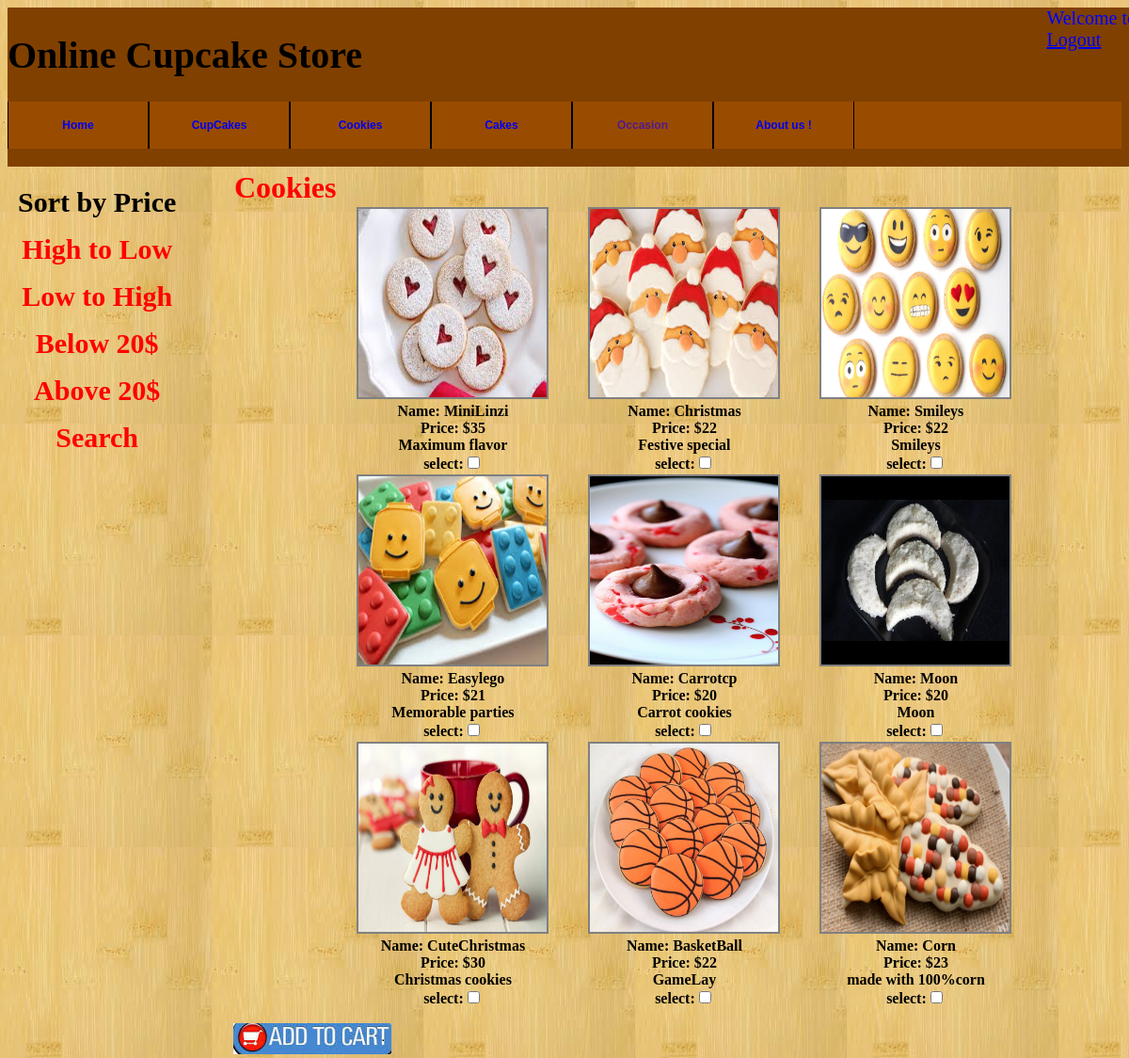
/cupcakes/cookies5.php, run on the app's committed database.
### tables this page shows
CREATE TABLE IF NOT EXISTS `product_details` (
  `pd_id` int(11) NOT NULL AUTO_INCREMENT,
  `pd_name` varchar(30) NOT NULL,
  `pd_price` int(8) NOT NULL,
  `pd_type` varchar(30) NOT NULL,
  `pd_desc` text NOT NULL,
  `pd_imge_path` varchar(60) NOT NULL,
  PRIMARY KEY (`pd_id`)
);

### cupcakes/cookies5.php (the view, shortened to what this page needs)
<!DOCTYPE html>
<html>
 <head>
   <link rel="stylesheet" href="styles/cupcakes.css" type="text/css"  />
   </head>
 <body background="images/bg6.jpg">
   <div class="hdcs_main_header">
      <span style="color:blue;float:right;font-size:20px"><font  >Welcome to <?php echo $_SESSION['username'] ?><br><a href="userlogout.php">Logout</a></font></span>
      <h1 id="logo">Online Cupcake Store</h1>
	  </div>
      <div id="wrap">
		  <ul class="navbar">
			 <li><a href="index.php">Home</a></li>
			 <li><a href="cupckes1.php">CupCakes</a>
			 </li>
			 <li><a href="cookies1.php">Cookies</a>
			 </li>
			 <li><a href="cakes1.php">Cakes</a>
			 </li>
			 <li><a href="">Occasion</a>
			 </li>
			 <li><a href="aboutus.php">About us !</a>
			 </li>
		  </ul>
</div>
   <div class="hdcs_main_body_cen">
     <div class="images">
      <div style="position:relative;width:200px;height:440px;border: 0px solid grey;padding: 10px;margin: 10">
 <table style="font-size:30px;height:10em">
	  <tr><th>Sort by Price</th></tr><tr></tr><tr></tr>
  <tr><th><a href="cookies2.php" style="text-decoration:none;color:red;">High to Low</a></th></tr><tr></tr><tr></tr>
  <tr><th><a href="cookies3.php" style="text-decoration:none;color:red;">Low to High</a></th></tr><tr></tr><tr></tr>
  <tr><th><a href="cookies4.php" style="text-decoration:none;color:red;">Below 20$</a></th></tr><tr></tr><tr></tr>
  <tr><th><a href="cookies5.php" style="text-decoration:none;color:red;">Above 20$</a></th></tr><tr></tr><tr></tr>
	  <tr><th><a href="cookies43.php" style="text-decoration:none;color:red;">Search</a></th></tr><tr></tr><tr></tr>
	  </table>
   <div style="position:relative;left:220px;width:900px;height:440px;border: 0px solid grey;padding: 10px;margin: 10;top:-320px;">
     <form action="addtocart1.php" method="post">
	 <table>
	 <tr><th><font color='red' size=6>Cookies</font></th></tr>
	 <tr>
	 <?php
$type="cookies";
$con=mysqli_connect("localhost", "root", "","cupcakes")or die("cannot connect"); $res=mysqli_query($con,"select * from product_details where pd_type='$type' and pd_price>=20 ");
$count=0;
while($next_row=mysqli_fetch_row($res)){
	if($count==3)
	{
		print "</tr>";
        $count = 0;
	}
	if($count==0)
	{
		print "<tr>";
        print "<td>";
	}
	?>
	<th><img src='<?php echo $next_row[5] ?>' hspace="20" width=200 height=200 style="border:2px solid grey;"/><br>
	Name: <?php echo $next_row[1] ?><br>
	Price: $<?php echo $next_row[2] ?><br>
	<?php echo $next_row[4] ?><br>
	select:<input type="checkbox" name='selected_item[]' value=<?php echo $next_row[1] ?>></th>
	<?php
	$count++;
	print "</td>";
}
    ?>
</tr>
</table><p></p>
<input type="image" src="images/addcart.png" />
</form>
	</div>
</div>
   </div>
   </div>
 </body>
</html>

### cupcakes/styles/cupcakes.css (style rules this page uses)
table { border-collapse: collapse; }
div.hdcs_main_header { position:absolute;background-color:#804000;width:100%; height:15%; }
#logo { font-size:40px;text-align:left; }
div.hdcs_main_body_cen { position:absolute;width:100%;height:66%;top:180px; }
#wrap { width: 100%; height: 50px; top:100px; margin: 0; z-index: 99; position: relative; background-color: #994c00; }
.navbar { height: 50px; padding: 0; margin: 0; position: absolute; border-right: 1px solid #994c00; }
.navbar li { height: auto; width: 150px; float: left; text-align: center; list-style: none; font: normal bold 12px/1.2em Arial, Verdana, Helvetica; padding: 0; margin: 0; background-color: #994c00; }
.navbar a { padding: 18px 0; border-left: 1px solid black; border-right: 1px solid black; text-decoration: none; display: block; }

### data on the page
product_details: pd_imge_path (picture), pd_name "MiniLinzi", pd_price "35", pd_desc "Maximum flavor"
product_details: pd_imge_path (picture), pd_name "Christmas", pd_price "22", pd_desc "Festive special"
product_details: pd_imge_path (picture), pd_name "Smileys", pd_price "22", pd_desc "Smileys"
product_details: pd_imge_path (picture), pd_name "Easylego", pd_price "21", pd_desc "Memorable parties"
product_details: pd_imge_path (picture), pd_name "Carrotcp", pd_price "20", pd_desc "Carrot cookies"
product_details: pd_imge_path (picture), pd_name "Moon", pd_price "20", pd_desc "Moon"
product_details: pd_imge_path (picture), pd_name "CuteChristmas", pd_price "30", pd_desc "Christmas cookies"
product_details: pd_imge_path (picture), pd_name "BasketBall", pd_price "22", pd_desc "GameLay"
product_details: pd_imge_path (picture), pd_name "Corn", pd_price "23", pd_desc "made with 100%corn"
